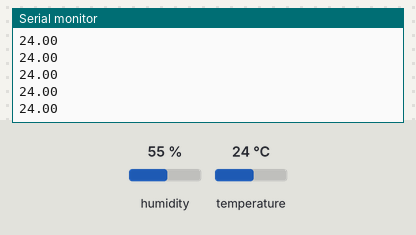
Recording of a sketch running on a simulated ESP32. Shown: the last lines printed to the serial monitor. The inputs (shaded band) are chosen by the test bench; at power-on: temperature 24 °C, humidity 55 %. WiFi joins after 1.5 s; servers stay silent unless stated.

Above: at 2.9 s.
3.0 s: temperature set to 12 °C
At 4.78 s:
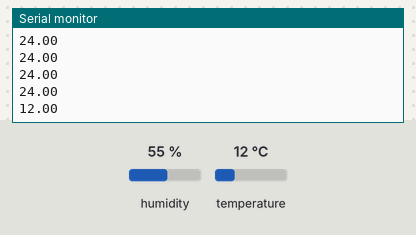
5.8 s: temperature set to 19 °C
At 6.59 s:
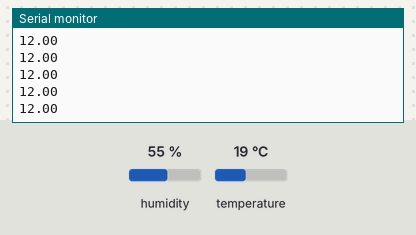
Timing chart, 0 to 8.8 s (numbered marks = the images above; inputs shaded):
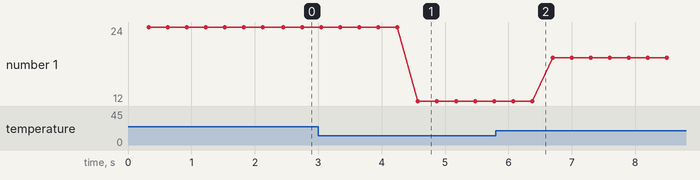

The sketch:

ESP32_ThingSpeak.ino
```cpp
#include <DHT.h>
#include <WiFi.h>
#include <WiFiClient.h>
#include <ThingSpeak.h>
#define DHTPIN 23
DHT dht(DHTPIN, DHT11);
String apikey = "X4AZ1JKN4C1E90DS";
const char *ssid = "FKY-ARIS";
const char *pass = "instabae";
const char *server = "api.thingspeak.com";
WiFiClient client;
unsigned long myChannelNumber = 1254380;
const char * myWriteAPIKey = "X4AZ1JKN4C1E90DS";
void setup() {
  // put your setup code here, to run once:
Serial.begin(9600);
dht.begin();
Serial.println("Connected");
WiFi.begin(ssid,pass);
ThingSpeak.begin(client);
}

void loop() {
  // put your main code here, to run repeatedly:
float t = dht.readTemperature();
if(isnan(t)){
  Serial.println("Sensor Tidak Terdeteksi");
  return;
}
ThingSpeak.writeField(myChannelNumber, 1, t, myWriteAPIKey);
Serial.println(t);

 // Testing
}
```

Measured:
- after the input at 3.0 s, the serial monitor: prints a new line after 1.6 s (image 1)
- plotted number 1: 24 → 12 after the input at 3.0 s, 12 → 19 after the input at 5.8 s
